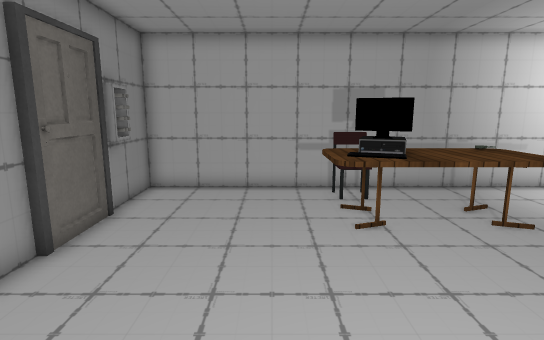
[1] (above)

12 first-person views from a walk through a Unity game level. The camera is 1.5 m above the floor, tilts 10° down and sees 80° across. The floor is counted in squares, 0.5 m on a side. Each view is taken from the middle of a square. On the plan, view 1 faces up. The plan holds only what a view shows up to about 20 squares ahead; the rest is blank. The player is left out. Some surface patterns are stand-ins.

[2]
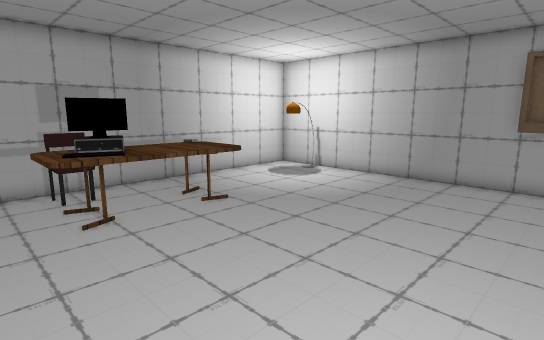

[3]
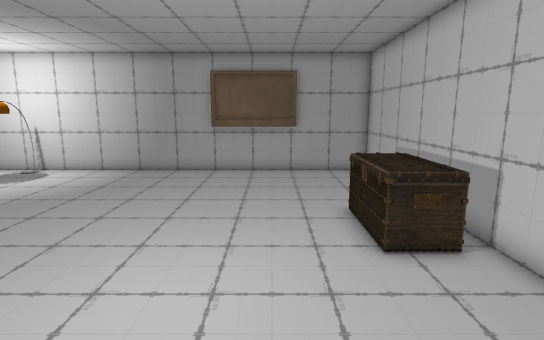

[4]
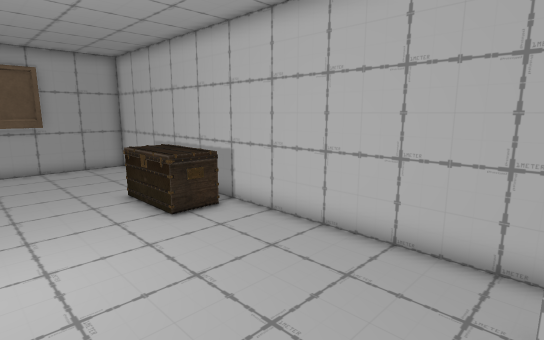

[5]
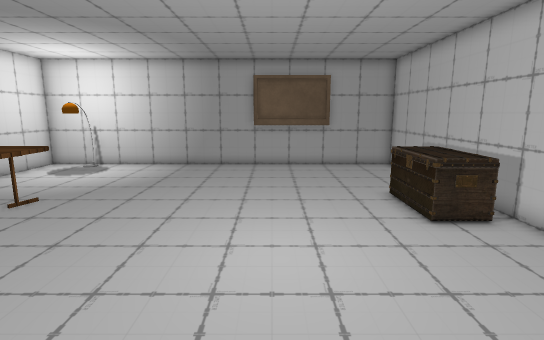

[6]
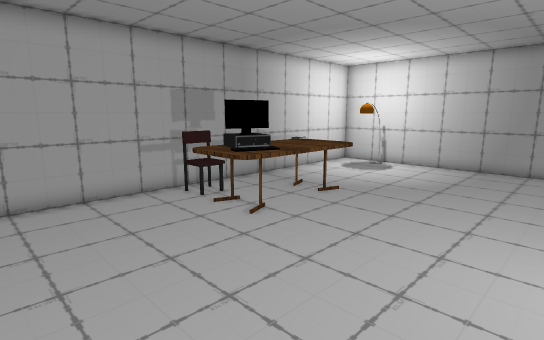

[7]
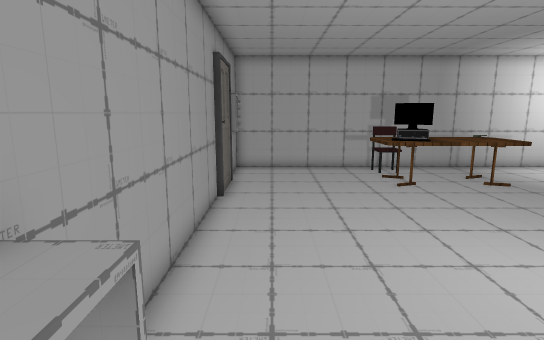

[8]
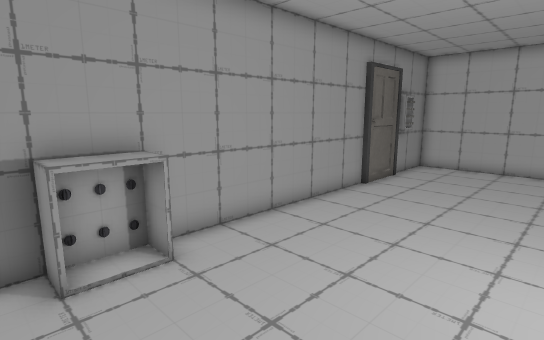

[9]
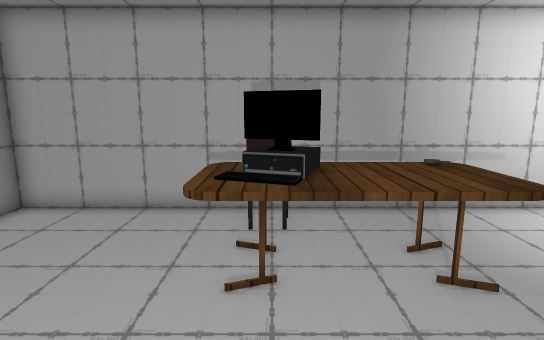

[10]
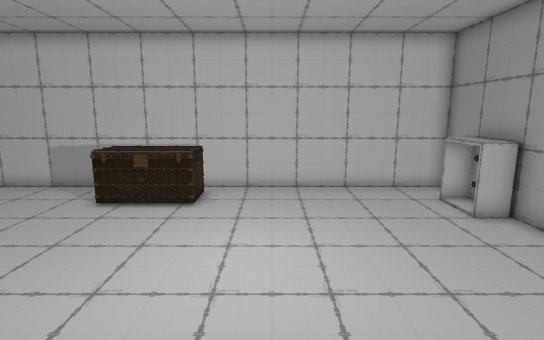

[11]
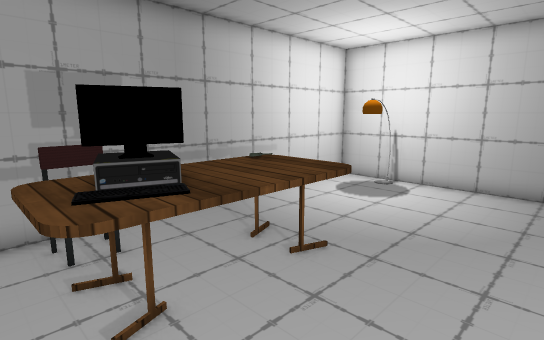

[12]
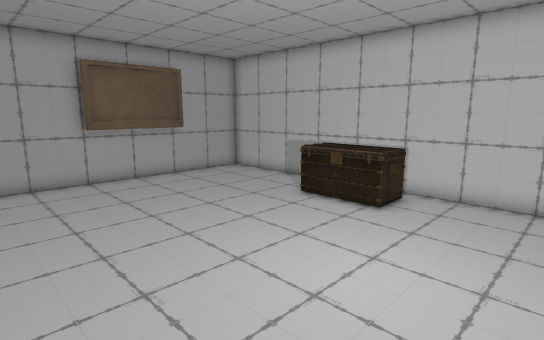

### Floor plan
Points are (right, up) in squares from view 1. A wall is a line through its corners. A room is listed if a view was taken in it or the views show most of it. See-through windows are left out.
Room 1 (views 1, 2, 3, 4, 5, 6, 7, 8, 9, 10, 11, 12)
walls: (-5, 6.5) (-5, -7) (15, -7) (15, 13) (-5, 13) (-5, 9.8); (-4.9, -3) (-3.9, -3) (-3.9, -5) (-4.9, -5); (-5, 8.9) (-5, 7); (-4.8, 9.5) (-4.8, 6.4); (-4.6, 10.4) (-4.6, 9.5)
low walls: (-3.8, -3.1) (-4.8, -3.1) (-4.8, -4.9) (-3.8, -4.9)
objects: other object (2, 8) to (3, 9); other object (2, 11) to (3, 12); other object (3, 9) to (4, 10); other object (4, 8) to (7, 11); other object (5, -6) to (8, -4); other object (13, 10) to (14, 11); other object (14, -3) to (15, 1)

Where each view was taken, in squares from view 1:
view 1: 0 up, 0 right, facing up
view 2: 1 down, 0 right, facing up-right
view 3: 2 down, 2 left, facing right
view 4: 0 up, 4 left, facing down-right
view 5: 0 up, 4 left, facing right
view 6: 1 up, 4 left, facing up-right
view 7: 5 down, 3 left, facing up
view 8: 6 down, 2 right, facing up-left
view 9: 3 up, 3 right, facing up
view 10: 6 up, 2 right, facing down
view 11: 4 up, 1 right, facing up-right
view 12: 5 up, 0 right, facing down-right
